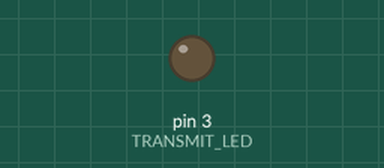
Bench run of a sketch on a simulated Arduino Uno, built with avr-gcc and run on an emulated ATmega328P. On the bench: output pins drawn as LEDs (lit = HIGH). What the sketch prints to the serial monitor is not drawn.

Above: at 0.07 s.
At 39.94 s:
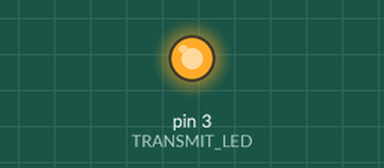
Timing chart, 0 to 40.0 s (numbered marks = the images above):
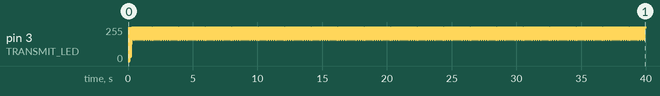

The sketch:

1_ori_transmitter-code.ino
```cpp
#define TRANSMIT_LED 3
#define SAMPLING_TIME 5

char* text = "U";

bool led_state = false;
bool transmit_data = true;
int bytes_counter = 5;
int total_bytes;
char data_byte;

void setup()
{
  Serial.begin(9600);
  pinMode(TRANSMIT_LED,OUTPUT);
  total_bytes = strlen(text);
}

void loop()
{
   while(transmit_data)
   {
    transmit_byte(text[total_bytes - bytes_counter]);
    bytes_counter--;
      if(bytes_counter == 0)
      {
        transmit_data = false;
      }
   }
   transmit_data = true;
   bytes_counter = total_bytes;
   delay(100);
}

char transmit_byte(char data_byte)
{
  digitalWrite(TRANSMIT_LED,LOW);
  delay(SAMPLING_TIME);
  for(int i = 0; i < 8; i++)
  {
    digitalWrite(TRANSMIT_LED,(data_byte >> i) & 0x01);
    delay(SAMPLING_TIME);
    Serial.print(data_byte);
  }
 digitalWrite(TRANSMIT_LED,HIGH); //Return to IDLE state
 delay(1);
 return data_byte;
}
```
